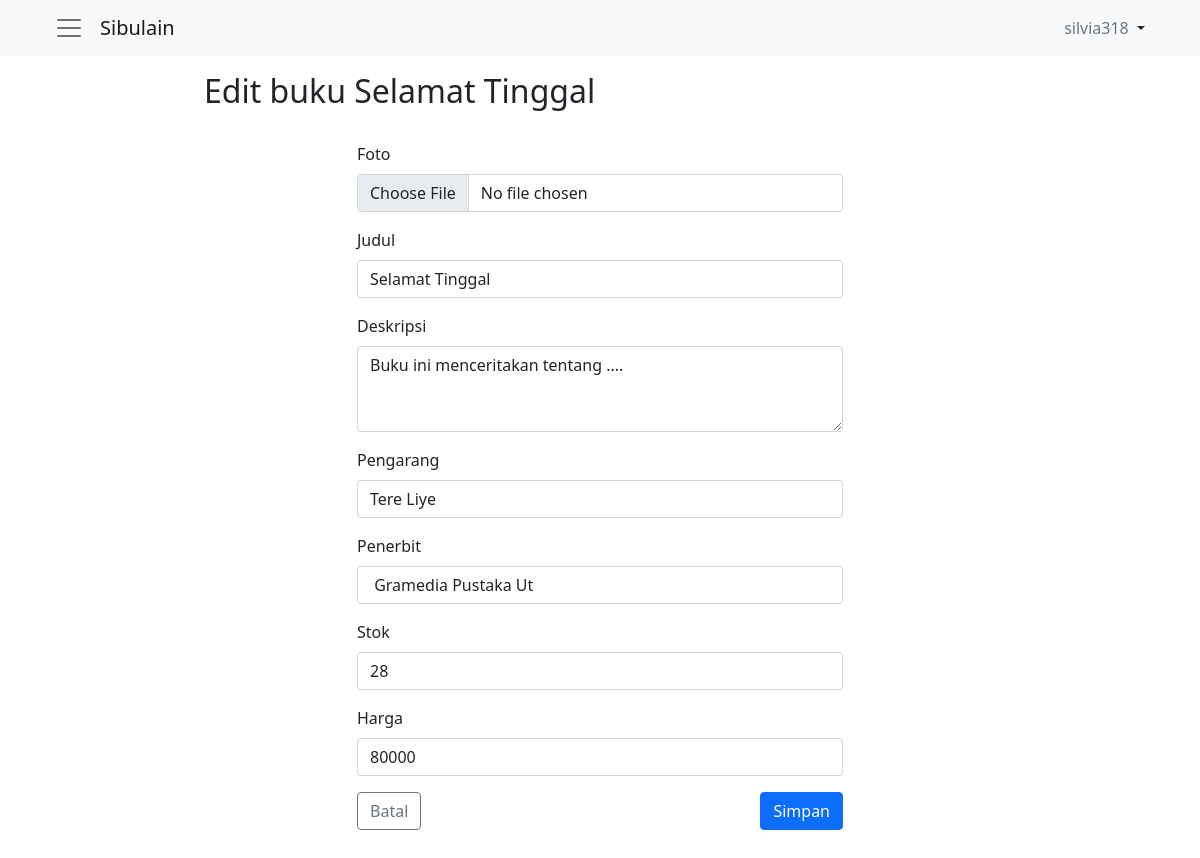
/edit.php?hal=edit&kd_buku=18 (signed in), run on the app's committed database.
### tables this page shows
CREATE TABLE `buku` (
  `kd_buku` int(11) NOT NULL,
  `foto` varchar(200) NOT NULL,
  `judul` varchar(100) NOT NULL,
  `deskripsi` varchar(200) NOT NULL,
  `pengarang` varchar(30) NOT NULL,
  `penerbit` varchar(20) NOT NULL,
  `stok` int(11) NOT NULL,
  `harga` bigint(20) NOT NULL
);

### edit.php (the view, shortened to what this page needs)
<?php
$username = $_SESSION["username"];
require_once('components.php');
$components = new Components();
include "koneksi.php";
if ($_GET['hal'] == "edit") {
    $sql = "SELECT * FROM buku WHERE kd_buku ='$_GET[kd_buku]'";
    $query = mysqli_query($conn, $sql);
    $prd = mysqli_fetch_array($query);
    if ($prd) {
        $Judul = $prd['judul'];
        $Deskripsi = $prd['deskripsi'];
        $Pengarang = $prd['pengarang'];
        $Penerbit = $prd['penerbit'];
        $stok = $prd['stok'];
        $Harga = $prd['harga'];
    }
}
?>
<!doctype html>
<html lang="en">
<head>
    <link href="https://cdn.jsdelivr.net/npm/bootstrap@5.1.3/dist/css/bootstrap.min.css" rel="stylesheet">
</head>
<body>
    <?= $components->sidebar($username) ?>
    <div>
        <div class="row py-3">
            <div class="col-10 col-md-8 mx-auto">
                <div class="col-sm">
                    <h2>Edit buku <?= $Judul ?></h2>
                </div>
            </div>
        </div>
    </div>
    <div>
        <div class="row py-2">
            <div class="col-10 col-md-5 mx-auto pb-5">
                <form action="" method="POST">
                    <div class="mb-3">
                        <label for="gambar" class="form-label">Foto</label>
                        <input class="form-control" type="file" name="Foto" id="gambar" required>
                    </div>
                    <div class="mb-3">
                        <label for="judul" class="form-label">Judul</label>
                        <input type="text" class="form-control" id="judul" name="Judul" placeholder="Judul buku" value="<?= $Judul ?>" required>
                    </div>
                    <div class="mb-3">
                        <label for="deskripsi" class="form-label">Deskripsi</label>
                        <textarea class="form-control" id="deskripsi" rows="3" name="Deskripsi"><?= $Deskripsi ?></textarea>
                    </div>
                    <div class="mb-3">
                        <label for="pengarang" class="form-label">Pengarang</label>
                        <input type="text" class="form-control" id="pengarang" name="Pengarang" placeholder="J. K. Rowling" value="<?= $Pengarang ?>" required>
                    </div>
                    <div class="mb-3">
                        <label for="penerbit" class="form-label">Penerbit</label>
                        <input type="text" class="form-control" id="penerbit" name="Penerbit" placeholder="Gramedia" value="<?= $Penerbit ?>" required>
                    </div>
                    <div class="mb-3">
                        <label for="stok" class="form-label">Stok</label>
                        <input type="number" class="form-control" id="stok" name="stok" placeholder="1000" value="<?= $stok ?>" required>
                    </div>
                    <div class="mb-3">
                        <label for="harga" class="form-label">Harga</label>
                        <input type="number" class="form-control" id="harga" name="Harga" placeholder="RP.54,000" value="<?= $Harga ?>" required>
                    </div>
                    <div class="d-flex justify-content-between">
                        <button class="btn btn-outline-secondary" type="reset">Batal</button>
                        <button class="btn btn-primary" type="submit" name="submit">Simpan</button>
                    </div>
                </form>
            </div>
        </div>
    </div>
    </main>
</body>
</html>

### data on the page
buku: judul "Selamat Tinggal", Judul "Selamat Tinggal", Deskripsi "Buku ini menceritakan tentang ....", Pengarang "Tere Liye", Penerbit "Gramedia Pustaka Ut", stok "28", Harga "80000"

### other printed values
$username "silvia318"
